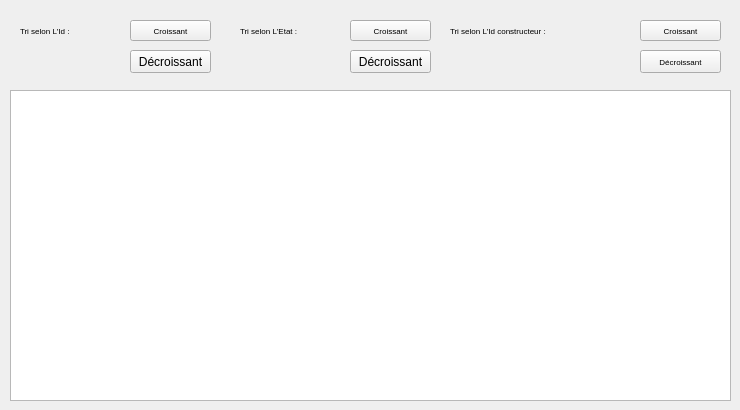
     <widget class="QWidget" name="tab_10">
      <attribute name="title">
       <string>Afficher Avion</string>
      </attribute>
      <widget class="QTableView" name="tab_avions">
       <property name="geometry">
        <rect>
         <x>10</x>
         <y>90</y>
         <width>721</width>
         <height>311</height>
        </rect>
       </property>
      </widget>
      <widget class="QPushButton" name="trier_selon_id">
       <property name="geometry">
        <rect>
         <x>130</x>
         <y>20</y>
         <width>81</width>
         <height>21</height>
        </rect>
       </property>
       <property name="font">
        <font>
         <family>MS Shell Dlg 2</family>
         <pointsize>6</pointsize>
         <weight>9</weight>
         <italic>false</italic>
         <bold>false</bold>
        </font>
       </property>
       <property name="text">
        <string>Croissant</string>
       </property>
      </widget>
      <widget class="QPushButton" name="trier_selon_etat">
       <property name="geometry">
        <rect>
         <x>350</x>
         <y>20</y>
         <width>81</width>
         <height>21</height>
        </rect>
       </property>
       <property name="font">
        <font>
         <family>MS Shell Dlg 2</family>
         <pointsize>6</pointsize>
         <weight>9</weight>
         <italic>false</italic>
         <bold>false</bold>
        </font>
       </property>
       <property name="text">
        <string>Croissant</string>
       </property>
      </widget>
      <widget class="QPushButton" name="trier_selon_id_constructeur">
       <property name="geometry">
        <rect>
         <x>640</x>
         <y>20</y>
         <width>81</width>
         <height>21</height>
        </rect>
       </property>
       <property name="font">
        <font>
         <family>MS Shell Dlg 2</family>
         <pointsize>6</pointsize>
         <weight>9</weight>
         <italic>false</italic>
         <bold>false</bold>
        </font>
       </property>
       <property name="text">
        <string>Croissant</string>
       </property>
      </widget>
      <widget class="QPushButton" name="trier_selon_id_desc">
       <property name="geometry">
        <rect>
         <x>130</x>
         <y>50</y>
         <width>81</width>
         <height>23</height>
        </rect>
       </property>
       <property name="text">
        <string>Décroissant</string>
       </property>
      </widget>
      <widget class="QPushButton" name="trier_selon_etat_desc">
       <property name="geometry">
        <rect>
         <x>350</x>
         <y>50</y>
         <width>81</width>
         <height>23</height>
        </rect>
       </property>
       <property name="text">
        <string>Décroissant</string>
       </property>
      </widget>
      <widget class="QPushButton" name="trier_selon_id_constructeur_desc">
       <property name="geometry">
        <rect>
         <x>640</x>
         <y>50</y>
         <width>81</width>
         <height>23</height>
        </rect>
       </property>
       <property name="font">
        <font>
         <family>MS Shell Dlg 2</family>
         <pointsize>6</pointsize>
         <weight>9</weight>
         <italic>false</italic>
         <bold>false</bold>
        </font>
       </property>
       <property name="text">
        <string>Décroissant</string>
       </property>
      </widget>
      <widget class="QLabel" name="label_43">
       <property name="geometry">
        <rect>
         <x>20</x>
         <y>20</y>
         <width>111</width>
         <height>21</height>
        </rect>
       </property>
       <property name="font">
        <font>
         <family>MS Shell Dlg 2</family>
         <pointsize>6</pointsize>
         <weight>9</weight>
         <italic>false</italic>
         <bold>false</bold>
        </font>
       </property>
       <property name="styleSheet">
        <string notr="true">background:none;</string>
       </property>
       <property name="text">
        <string>Tri selon L'Id :</string>
       </property>
      </widget>
      <widget class="QLabel" name="label_44">
       <property name="geometry">
        <rect>
         <x>240</x>
         <y>20</y>
         <width>111</width>
         <height>21</height>
        </rect>
       </property>
       <property name="font">
        <font>
         <family>MS Shell Dlg 2</family>
         <pointsize>6</pointsize>
         <weight>9</weight>
         <italic>false</italic>
         <bold>false</bold>
        </font>
       </property>
       <property name="styleSheet">
        <string notr="true">background:none;</string>
       </property>
       <property name="text">
        <string>Tri selon L'Etat :</string>
       </property>
      </widget>
      <widget class="QLabel" name="label_45">
       <property name="geometry">
        <rect>
         <x>450</x>
         <y>20</y>
         <width>181</width>
         <height>21</height>
        </rect>
       </property>
       <property name="font">
        <font>
         <family>MS Shell Dlg 2</family>
         <pointsize>6</pointsize>
         <weight>9</weight>
         <italic>false</italic>
         <bold>false</bold>
        </font>
       </property>
       <property name="styleSheet">
        <string notr="true">background:none;</string>
       </property>
       <property name="text">
        <string>Tri selon L'Id constructeur :</string>
       </property>
      </widget>
     </widget>
